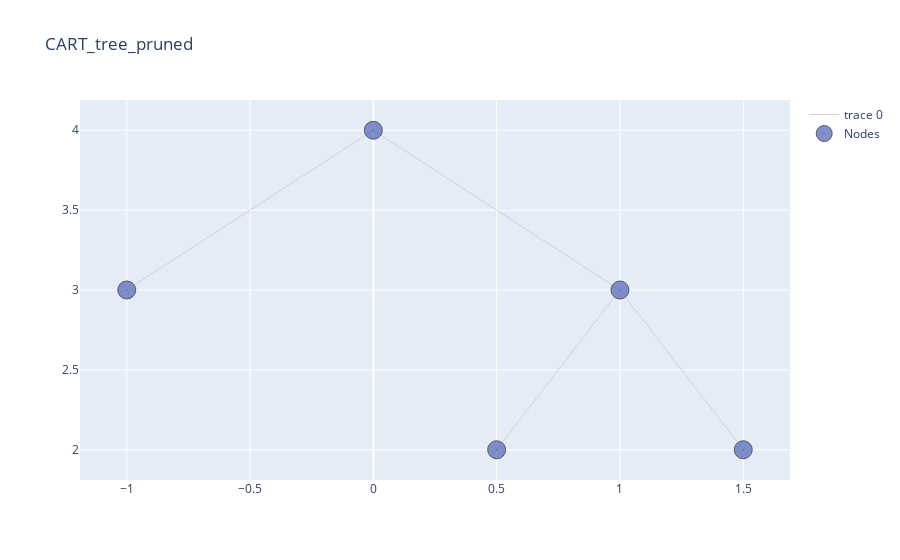

Notebook code for this chart:
### Code cell
alpha, pruned_table = cart.pruning(features_test, n_features_test, y_test)
pruned_table.style.hide_index()

#alpha = cart.pruning(features_test, n_features_test, y_test)

### Figure 1 — Plotly figure (JSON) as saved in the notebook; plotly's stock layout.template omitted (floating-point values rounded to 4 significant figures)
{"data": [{"hoverinfo": "none", "line": {"color": "rgb(210,210,210)", "width": 1}, "mode": "lines", "type": "scatter", "x": [0, -1, null, 0, 1, null, 1, 0.5, null, 1, 1.5, null], "y": [4, 3, null, 4, 3, null, 3, 2, null, 3, 2, null]}, {"hoverinfo": "text", "marker": {"color": "#6175c1", "line": {"color": "rgb(50,50,50)", "width": 1}, "size": 18, "symbol": "circle-dot"}, "mode": "markers", "name": "Nodes", "opacity": 0.8, "text": ["n1, ShelveLoc in ('Medium', 'Bad'), Class:NO, tau : 0.15, Samples: 280", "n2, Class: YES, tau : None, Samples : 53", "n3, Price>92, Class:NO, tau : 0.14, Samples: 227", "n6, Class: YES, tau : None, Samples : 33", "n7, Class: NO, tau : None, Samples : 194"], "type": "scatter", "x": [0, -1, 1, 0.5, 1.5], "y": [4, 3, 3, 2, 2]}], "layout": {"title": {"text": "CART_tree_pruned"}}}
